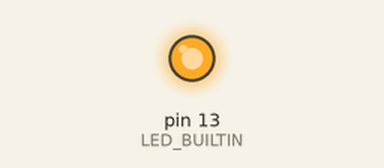
The sketch below on a simulated Arduino Uno, built with avr-gcc and run on an emulated ATmega328P. Parts: output pins drawn as LEDs (lit = HIGH).

Above: at 0.5 s.
At 33.5 s:
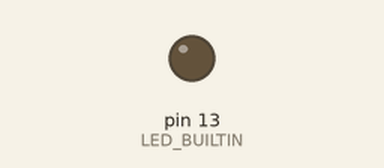
Timing chart, 0 to 38.4 s (numbered marks = the images above):
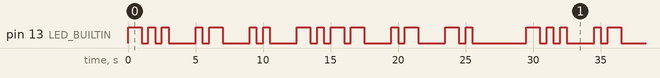

The sketch:

BlinkMorse.ino
```cpp
void setup() {
    pinMode(LED_BUILTIN, OUTPUT);
}

//a dash keeps light on for longer time
void dash() {
    digitalWrite(LED_BUILTIN, HIGH);  // turn the LED on (HIGH is the voltage level)
    delay(1000);                      // wait for one second
    digitalWrite(LED_BUILTIN, LOW);
    delay(500);
}

//dot quickly turns on and off for short interval
void dot() {
    digitalWrite(LED_BUILTIN, HIGH);  // turn the LED on (HIGH is the voltage level)
    delay(500);                       // wait for half a second
    digitalWrite(LED_BUILTIN, LOW);
    delay(500);
}

// Dictionary for Morse Code
const char* MORSE_CODE_DICT[26] = { ".-", "-...", "-.-.", "-..", ".", "..-.", "--.", "....", "..", ".---", "-.-", ".-..", "--", "-.", "---", ".--.", "--.-", ".-.", "...", "-", "..-", "...-", ".--", "-..-", "-.--", "--.." };

// Encode a given string into Morse Code
String EncodeMorse(String message) {
    String cipher = "";
    for (int i = 0; i < message.length(); i++) {
        char letter = toupper(message[i]);
        if (letter != ' ') {
            cipher += MORSE_CODE_DICT[letter - 'A'];
            cipher += " ";
        } else {
            // 1 space indicates different characters
            // and 2 indicates different words
            cipher += " ";
        }
    }
    return cipher;
}

// Blink the given dots and dashes
void BlinkMorse(String cipher) {
    for (int i = 0; i < cipher.length(); i++) {
        char symbol = cipher[i];
        if (symbol == '.') {
            dot();
        } else if (symbol == '-') {
            dash();
        } else if (symbol == ' ') {
            digitalWrite(LED_BUILTIN, LOW);
            delay(1500);
        }
    }
}

void loop() {
    // Example usage:
    String morseCode = EncodeMorse("Daiyan");
    BlinkMorse(morseCode);
    delay(2000); // Delay between words
}
```

Measured:
- by itself, pin 13 (LED_BUILTIN): moves between LOW and HIGH, repeating every 29.5 s
- by itself, everything shown: repeats every 29.5 s, in 30 steps
